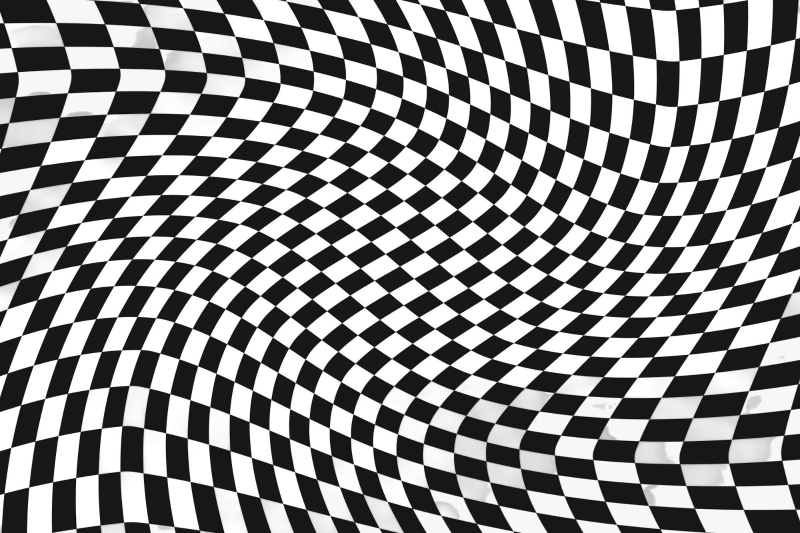
#> input picture 2.HAFTA/ciktilar/SiyahBeyazKare.jpeg, 1600 x 1066 px (shown at 1/2 size)
$ python 'GörüntüKalitesi.py'
#> lines starting #> are read from the running program, lines starting #| are printed output that depends on the picture; after the words box and inside, x2 and y2 are one past the last pixel; in counts of white or black regions, pixels touching at a corner belong together
"""
Görüntü İşleme Ödevi - Farklı Çözünürlüklerde Görüntü Kalitesi
---------------------------------------------------------------
ciktilar/SiyahBeyazKare.jpeg (dalgalı siyah-beyaz dama tahtası) ekran
çözünürlüğüne göre farklı ölçeklerde yeniden örneklenir:

    x2    -> ekran çözünürlüğünün 2 katı
    x4    -> ekran çözünürlüğünün 4 katı
    x0.5  -> ekran çözünürlüğünün yarısı
    x0.25 -> ekran çözünürlüğünün dörtte biri

Her sonuç ekrana sığacak şekilde (ekran çözünürlüğüne) geri getirilip gösterilir.
Geri getirirken INTER_NEAREST kullanıldığı için düşük çözünürlükte pikseller
kare kare (bloklu) görünür; yani kalite kaybı gözle fark edilir.
Son pencerede aynı bölgenin tüm çözünürlüklerdeki yakın çekimi yan yana gösterilir.

Kullanım:
    python GörüntüKalitesi.py

Herhangi bir tuşa basınca bir sonraki pencereye geçer.
"""

import ctypes
import os

import cv2
import numpy as np

# ---------------------------------------------------------------------------
# Ayarlar
# ---------------------------------------------------------------------------
KLASOR = os.path.dirname(os.path.abspath(__file__))
CIKTI_KLASORU = os.path.join(KLASOR, "ciktilar")
RESIM_YOLU = os.path.join(CIKTI_KLASORU, "SiyahBeyazKare.jpeg")

OLCEKLER = [2, 4, 0.5, 0.25]

# Yakın çekim karşılaştırması için ekranın ortasından alınacak bölge (ekran pikseli)
YAKIN_CEKIM_BOYUTU = (160, 100)   # (genişlik, yükseklik)
YAKIN_CEKIM_BUYUTME = 3           # her parçayı gösterirken kaç kat büyütelim


# ---------------------------------------------------------------------------
# 1) Ekran çözünürlüğünü bulma
# ---------------------------------------------------------------------------
def ekran_cozunurlugu():
    """Gerçek (fiziksel) ekran çözünürlüğünü döndürür.

    Windows'ta ölçekleme (%125, %150 ...) açıksa, SetProcessDPIAware çağrılmadan
    sorulan çözünürlük ölçeklenmiş sahte değer olur (ör. 1920x1200 yerine 1536x960).
    """
    try:
        user32 = ctypes.windll.user32
        user32.SetProcessDPIAware()
        return user32.GetSystemMetrics(0), user32.GetSystemMetrics(1)
    except AttributeError:
        # Windows dışı sistemler: tkinter ile sor
        import tkinter as tk
        kok = tk.Tk()
        boyut = kok.winfo_screenwidth(), kok.winfo_screenheight()
        kok.destroy()
        return boyut


# ---------------------------------------------------------------------------
# 2) Resmi okuma / kaydetme (Türkçe karakterli yollar için imdecode / imencode)
# ---------------------------------------------------------------------------
def resim_oku(yol):
    veri = np.fromfile(yol, dtype=np.uint8)
    return cv2.imdecode(veri, cv2.IMREAD_GRAYSCALE)


def kaydet(dosya_adi, resim):
    yol = os.path.join(CIKTI_KLASORU, dosya_adi)
    cv2.imencode(".png", resim)[1].tofile(yol)
    return yol


# ---------------------------------------------------------------------------
# 3) Yeniden örnekleme
# ---------------------------------------------------------------------------
def olcekle(resim, genislik, yukseklik):
    """Resmi verilen boyuta getirir.

    Küçültürken INTER_AREA: birden çok pikselin ortalamasını alır, dama tahtasında
    oluşabilecek hare (moiré) desenini azaltır.
    Büyütürken INTER_CUBIC: 4x4 komşuluktan hesaplar, kenarlar daha yumuşak olur.
    """
    y, g = resim.shape[:2]
    kucultme = genislik < g or yukseklik < y
    yontem = cv2.INTER_AREA if kucultme else cv2.INTER_CUBIC
    return cv2.resize(resim, (genislik, yukseklik), interpolation=yontem)


def ekrana_getir(resim, ekran):
    """Sonucu ekran boyutunda göstermek için geri ölçekler.

    INTER_NEAREST ile büyütülen düşük çözünürlüklü resimde her piksel kare blok
    olarak görünür; böylece kaybolan detay açıkça görülür.
    """
    y, g = resim.shape[:2]
    if g > ekran[0]:
        return cv2.resize(resim, ekran, interpolation=cv2.INTER_AREA)
    return cv2.resize(resim, ekran, interpolation=cv2.INTER_NEAREST)


# ---------------------------------------------------------------------------
# 4) Yakın çekim karşılaştırması
# ---------------------------------------------------------------------------
def yakin_cekim(resim, ekran):
    """Ekranın ortasındaki aynı bölgeyi, resmin kendi çözünürlüğünde keser ve
    tüm parçalar aynı boyutta olsun diye INTER_NEAREST ile büyütür."""
    oran = resim.shape[1] / ekran[0]
    kg, ky = YAKIN_CEKIM_BOYUTU
    x1 = int((ekran[0] - kg) / 2 * oran)
    y1 = int((ekran[1] - ky) / 2 * oran)
    parca = resim[y1:y1 + max(1, int(ky * oran)), x1:x1 + max(1, int(kg * oran))]
    hedef = (kg * YAKIN_CEKIM_BUYUTME, ky * YAKIN_CEKIM_BUYUTME)
    yontem = cv2.INTER_AREA if parca.shape[1] > hedef[0] else cv2.INTER_NEAREST
    return cv2.resize(parca, hedef, interpolation=yontem)


def etiket_yaz(resim, metin):
    """Gri resmi renkliye çevirip üstüne okunaklı bir etiket yazar."""
    kopya = cv2.cvtColor(resim, cv2.COLOR_GRAY2BGR)
    cv2.rectangle(kopya, (0, 0), (kopya.shape[1], 30), (0, 0, 0), -1)
    cv2.putText(kopya, metin, (8, 21), cv2.FONT_HERSHEY_SIMPLEX, 0.6, (0, 255, 255), 2, cv2.LINE_AA)
    return kopya


def karsilastirma_olustur(parcalar):
    """Etiketli yakın çekimleri 3 sütunlu bir ızgarada birleştirir."""
    y, g = parcalar[0].shape[:2]
    bos = np.zeros_like(parcalar[0])
    while len(parcalar) % 3:
        parcalar.append(bos)
    satirlar = [np.hstack(parcalar[i:i + 3]) for i in range(0, len(parcalar), 3)]
    izgara = np.vstack(satirlar)
    # parçaların arasına kırmızı çizgi
    for x in range(g, izgara.shape[1], g):
        cv2.line(izgara, (x, 0), (x, izgara.shape[0]), (0, 0, 255), 2)
    for yy in range(y, izgara.shape[0], y):
        cv2.line(izgara, (0, yy), (izgara.shape[1], yy), (0, 0, 255), 2)
    return izgara


# ---------------------------------------------------------------------------
# 5) Gösterme
# ---------------------------------------------------------------------------
def goster(pencere_adi, resim, ekran):
    cv2.namedWindow(pencere_adi, cv2.WINDOW_NORMAL)
    # Pencere çerçevesi ve görev çubuğu için biraz pay bırak
    g = int(ekran[0] * 0.8)
    y = int(g * resim.shape[0] / resim.shape[1])
    cv2.resizeWindow(pencere_adi, g, y)
    cv2.setWindowProperty(pencere_adi, cv2.WND_PROP_TOPMOST, 1)
    cv2.imshow(pencere_adi, resim)
    cv2.waitKey(0)
    cv2.destroyWindow(pencere_adi)


# ---------------------------------------------------------------------------
# Ana program
# ---------------------------------------------------------------------------
def main(goruntule=True):
#> called with goruntule = True
    ekran = ekran_cozunurlugu()
    orijinal = resim_oku(RESIM_YOLU)
#> in resim_oku, returned value is the input picture: shape (1066, 1600); min 0, max 255, mean 135.3
    print(f"Ekran çözünürlüğü: {ekran[0]}x{ekran[1]}")
    print(f"Orijinal resim   : {orijinal.shape[1]}x{orijinal.shape[0]}\n")
#| Orijinal resim   : 1600x1066

    # Referans: resmin ekran çözünürlüğüne getirilmiş hali (x1)
    x1 = olcekle(orijinal, *ekran)
#> in olcekle, `return cv2.resize(resim, (genislik, yukseklik), interpolation=yontem)`:
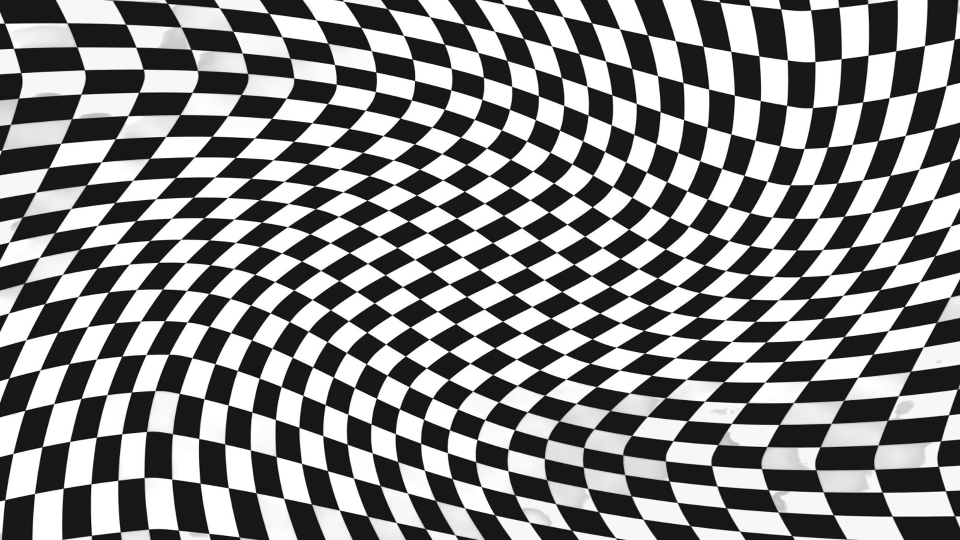
#> returned value: shape (1080, 1920) (shown at 1/2 size); min 0, max 255, mean 135.3
    sonuclar = [("x1 (ekran)", x1)]
    for olcek in OLCEKLER:
        g, y = int(ekran[0] * olcek), int(ekran[1] * olcek)
        sonuclar.append((f"x{olcek}", olcekle(x1, g, y)))
#> after the loop, sonuclar = 5 items

    print(f"{'Ölçek':<11}{'Çözünürlük':>12}{'Piksel sayısı':>16}{'PNG boyutu':>13}")
    yakin_cekimler = []
    for ad, resim in sonuclar:
        g, y = resim.shape[1], resim.shape[0]
        yol = kaydet(f"kalite_{ad.split()[0]}_{g}x{y}.png", resim)
        kb = os.path.getsize(yol) / 1024
        print(f"{ad:<11}{f'{g}x{y}':>12}{g * y:>16,}{kb:>10.0f} KB")

        yakin_cekimler.append(etiket_yaz(yakin_cekim(resim, ekran), f"{ad}  {g}x{y}"))
        if goruntule:
            goster(f"{ad}  -  {g}x{y}  (ekranda {ekran[0]}x{ekran[1]} olarak)",
                   etiket_yaz(ekrana_getir(resim, ekran), f"{ad}  {g}x{y}"), ekran)
#> this loop made 5 passes
#> (ad, kb, oran in yakin_cekim, x1 in yakin_cekim, y1 in yakin_cekim, yontem in yakin_cekim) on passes 1 to 5: ('x1 (ekran)', 659.6, 1, 880, 490, 0), ('x2', 2084.3, 2, 1760, 980, 0), ('x4', 6389.1, 4, 3520, 1960, 3), ('x0.5', 186.3, 0.5, 440, 245, 0), ('x0.25', 58.72, 0.25, 220, 122, 0)
#| x1 (ekran)    1920x1080       2,073,600       660 KB
#| x2            3840x2160       8,294,400      2084 KB
#| x4            7680x4320      33,177,600      6389 KB
#| x0.5            960x540         518,400       186 KB
#| x0.25           480x270         129,600        59 KB
#> pass 1, in yakin_cekim, `parca = resim[y1:y1 + max(1, int(ky * oran)), x1:x1 + max(1, int(kg * ..`:
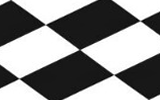
#> parca: shape (100, 160); min 0, max 255, mean 140.7
#> pass 1, in etiket_yaz, `kopya = cv2.cvtColor(resim, cv2.COLOR_GRAY2BGR)`:
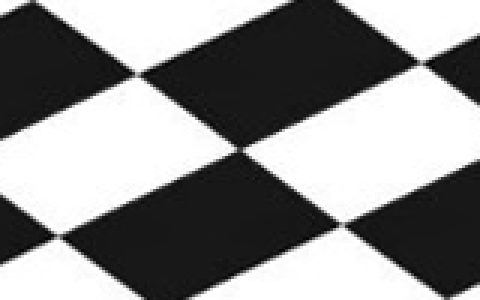
#> kopya: shape (300, 480, 3); min 0, max 255, mean 140.7
#> pass 1, in goster, `cv2.imshow(pencere_adi, resim)`:
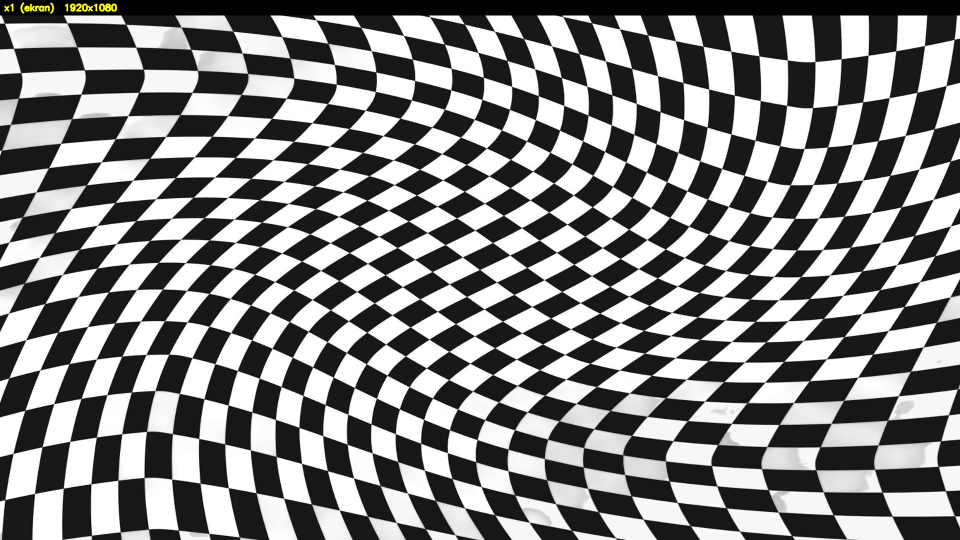
#> window 'x1 (ekran)  -  1920x1080  (ekr': shape (1080, 1920, 3) (shown at 1/2 size); mean B, G, R 131.5, 131.7, 131.7
#> after the loop, yakin_cekimler = 5 items

    karsilastirma = karsilastirma_olustur(yakin_cekimler)
#> the loop in karsilastirma_olustur, `while len(parcalar) % 3:` made 1 pass
#> after the loop in karsilastirma_olustur, `while len(parcalar) % 3:`: parcalar = 6 items
#> in karsilastirma_olustur, `satirlar = [np.hstack(parcalar[i:i + 3]) for i in range(0, len(parcala..`: satirlar = 2 items
#> in karsilastirma_olustur, `izgara = np.vstack(satirlar)`:
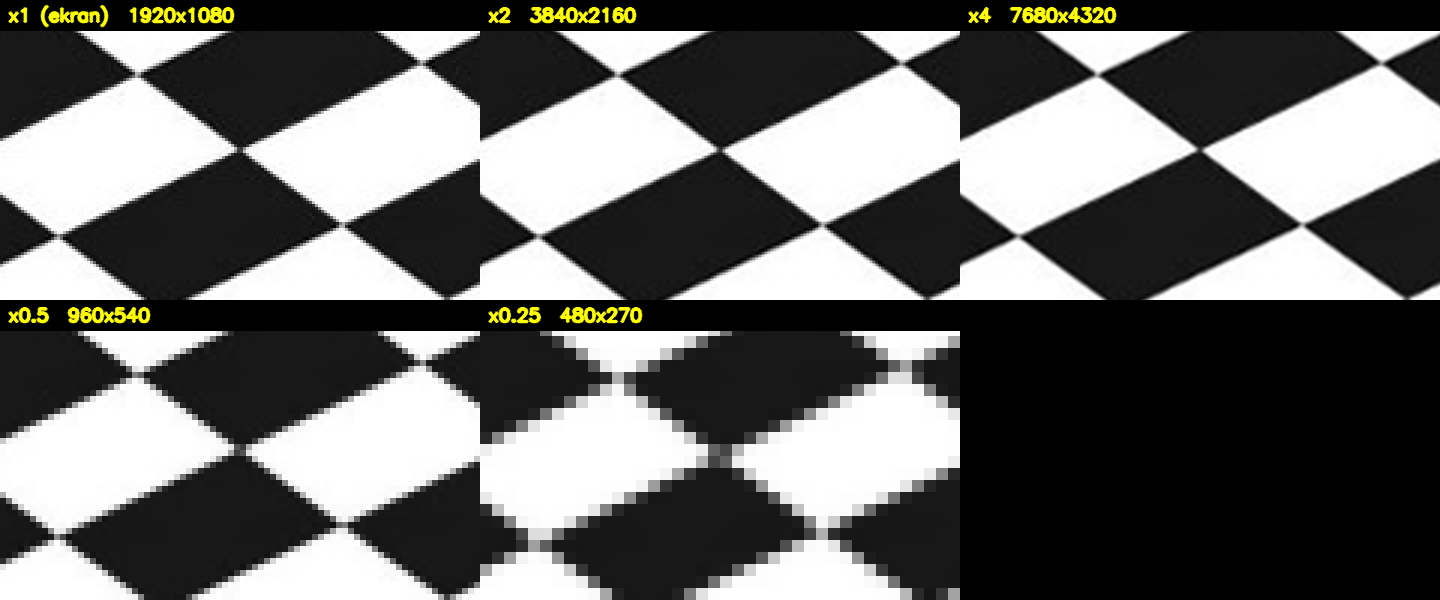
#> izgara: shape (600, 1440, 3); mean of channels 0, 1, 2 101, 103, 103; drawn as B, G, R
#> after the loop in karsilastirma_olustur, `for x in range(g, izgara.shape[1], g):`:
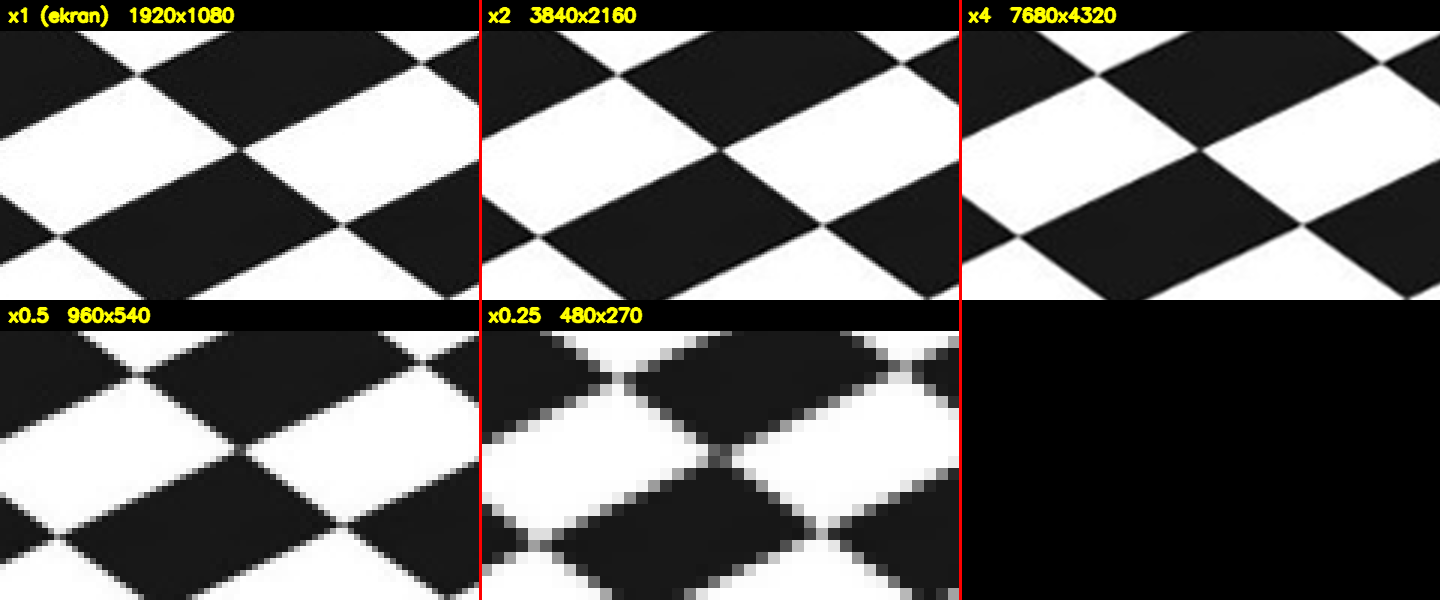
#> izgara: shape (600, 1440, 3); 0.42% of pixels changed, all inside (x1, y1, x2, y2) = (479, 0, 962, 600); drawn as B, G, R
#> after the loop in karsilastirma_olustur, `for yy in range(y, izgara.shape[0], y):`:
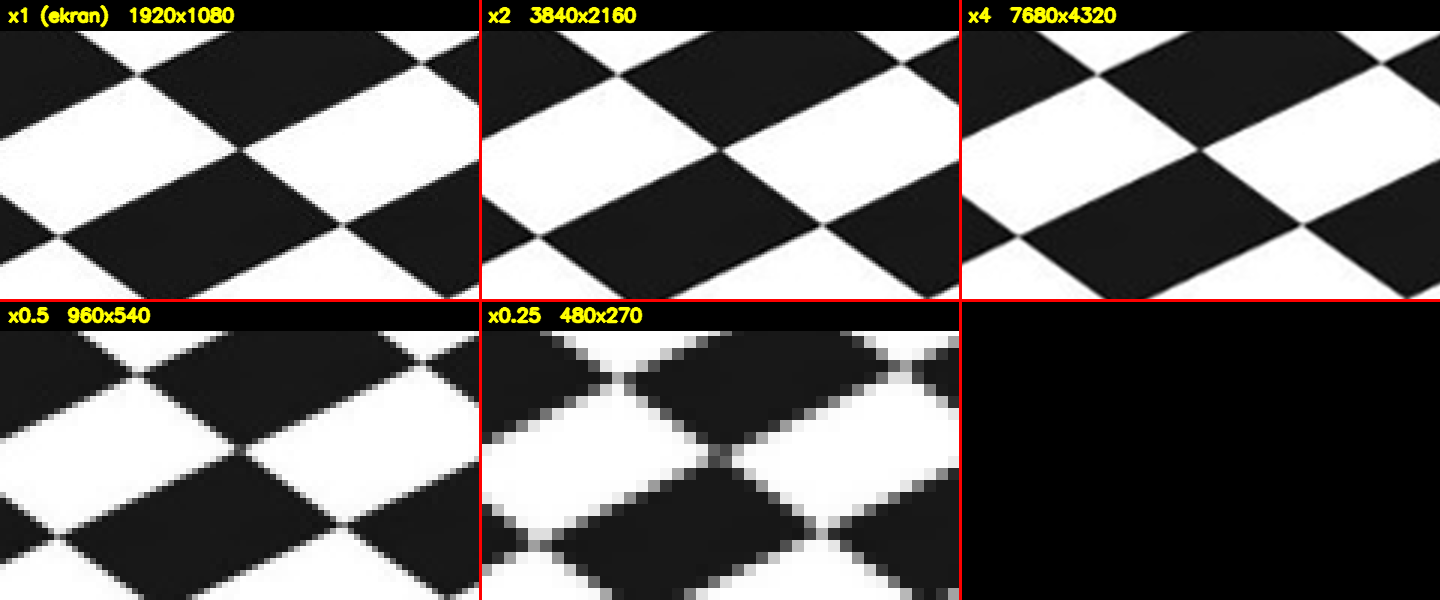
#> izgara: shape (600, 1440, 3); 0.5% of pixels changed, all inside (x1, y1, x2, y2) = (0, 299, 1440, 302); drawn as B, G, R
    print("\nKarşılaştırma kaydedildi:", kaydet("kalite_karsilastirma.png", karsilastirma))
#| Karşılaştırma kaydedildi: 2.HAFTA/ciktilar/kalite_karsilastirma.png
    if goruntule:
        goster("Ayni bolgenin yakin cekimi - tum cozunurlukler", karsilastirma, ekran)


if __name__ == "__main__":
    main()
